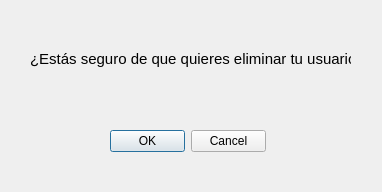
<?xml version="1.0" encoding="UTF-8"?>
<ui version="4.0">
 <class>ventanaConfirmar</class>
 <widget class="QDialog" name="ventanaConfirmar">
  <property name="geometry">
   <rect>
    <x>0</x>
    <y>0</y>
    <width>382</width>
    <height>192</height>
   </rect>
  </property>
  <property name="windowTitle">
   <string>Dialog</string>
  </property>
  <widget class="QDialogButtonBox" name="buttonBox">
   <property name="geometry">
    <rect>
     <x>110</x>
     <y>130</y>
     <width>156</width>
     <height>23</height>
    </rect>
   </property>
   <property name="orientation">
    <enum>Qt::Horizontal</enum>
   </property>
   <property name="standardButtons">
    <set>QDialogButtonBox::Cancel|QDialogButtonBox::Ok</set>
   </property>
  </widget>
  <widget class="QLabel" name="label">
   <property name="geometry">
    <rect>
     <x>30</x>
     <y>50</y>
     <width>321</width>
     <height>18</height>
    </rect>
   </property>
   <property name="font">
    <font>
     <pointsize>11</pointsize>
    </font>
   </property>
   <property name="text">
    <string>¿Estás seguro de que quieres eliminar tu usuario?</string>
   </property>
  </widget>
 </widget>
 <resources/>
 <connections>
  <connection>
   <sender>buttonBox</sender>
   <signal>accepted()</signal>
   <receiver>ventanaConfirmar</receiver>
   <slot>accept()</slot>
   <hints>
    <hint type="sourcelabel">
     <x>248</x>
     <y>254</y>
    </hint>
    <hint type="destinationlabel">
     <x>157</x>
     <y>274</y>
    </hint>
   </hints>
  </connection>
  <connection>
   <sender>buttonBox</sender>
   <signal>rejected()</signal>
   <receiver>ventanaConfirmar</receiver>
   <slot>reject()</slot>
   <hints>
    <hint type="sourcelabel">
     <x>316</x>
     <y>260</y>
    </hint>
    <hint type="destinationlabel">
     <x>286</x>
     <y>274</y>
    </hint>
   </hints>
  </connection>
 </connections>
</ui>
